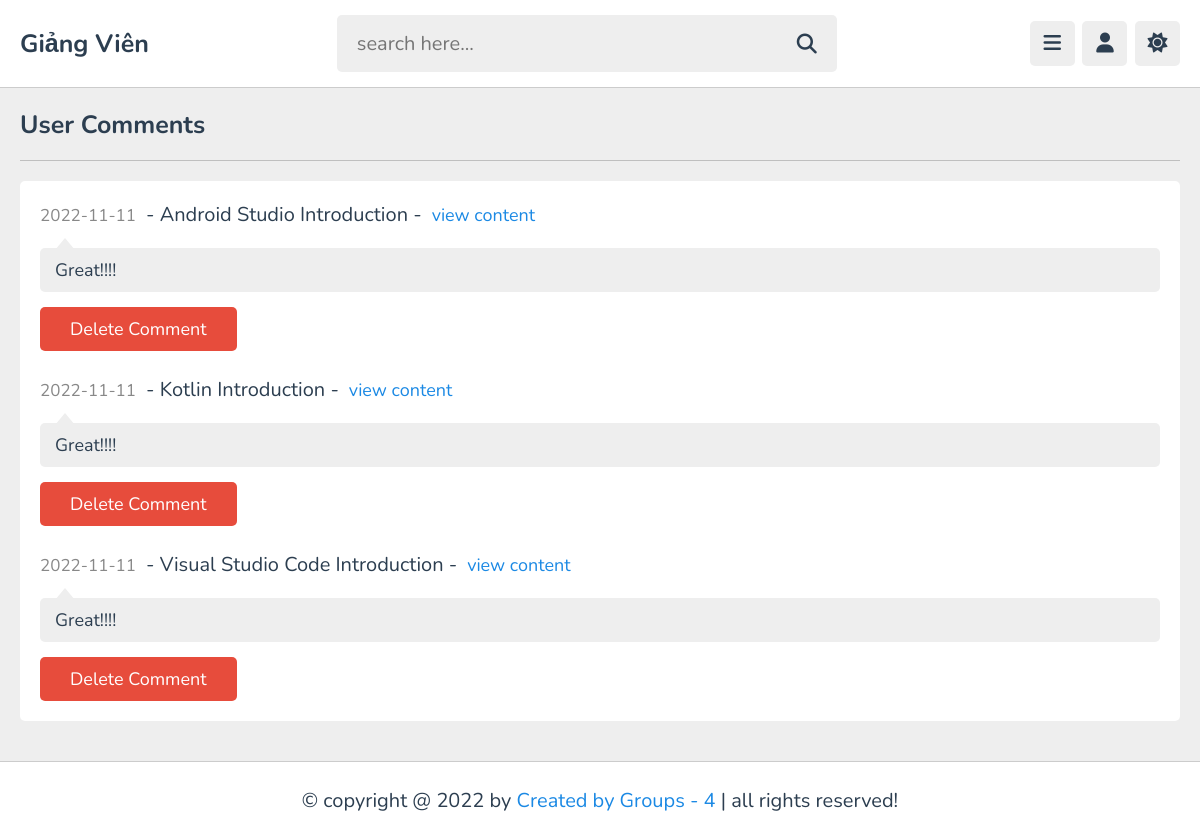
/admin/comments.php (signed in), run on the app's committed database.
### tables this page shows
CREATE TABLE `comments` (
  `id` varchar(20) NOT NULL,
  `content_id` varchar(20) NOT NULL,
  `user_id` varchar(20) NOT NULL,
  `tutor_id` varchar(20) NOT NULL,
  `comment` varchar(1000) NOT NULL,
  `date` date NOT NULL DEFAULT current_timestamp()
);

CREATE TABLE `content` (
  `id` varchar(20) NOT NULL,
  `tutor_id` varchar(20) NOT NULL,
  `playlist_id` varchar(20) NOT NULL,
  `title` varchar(100) NOT NULL,
  `description` varchar(1000) NOT NULL,
  `video` varchar(100) NOT NULL,
  `thumb` varchar(100) NOT NULL,
  `date` date NOT NULL DEFAULT current_timestamp(),
  `status` varchar(20) NOT NULL DEFAULT 'deactive'
);

### admin/comments.php (the view, shortened to what this page needs)
<?php
include '../components/connect.php';
if(isset($_COOKIE['tutor_id'])){
   $tutor_id = $_COOKIE['tutor_id'];
}else{
   $tutor_id = '';
   header('location:login.php');
}
?>
<!DOCTYPE html>
<html lang="en">
<head>
   <link rel="stylesheet" href="https://cdnjs.cloudflare.com/ajax/libs/font-awesome/6.2.0/css/all.min.css">
   <link rel="stylesheet" href="../css/admin_style.css">
</head>
<body>
<?php include '../components/admin_header.php'; ?>
<section class="comments">
   <h1 class="heading">User comments</h1>
   <div class="show-comments">
      <?php
         $select_comments = $conn->prepare("SELECT * FROM `comments` WHERE tutor_id = ?");
         $select_comments->execute([$tutor_id]);
         if($select_comments->rowCount() > 0){
            while($fetch_comment = $select_comments->fetch(PDO::FETCH_ASSOC)){
               $select_content = $conn->prepare("SELECT * FROM `content` WHERE id = ?");
               $select_content->execute([$fetch_comment['content_id']]);
               $fetch_content = $select_content->fetch(PDO::FETCH_ASSOC);
      ?>
      <div class="box" style="<?php if($fetch_comment['tutor_id'] == $tutor_id){echo 'order:-1;';} ?>">
         <div class="content"><span><?= $fetch_comment['date']; ?></span><p> - <?= $fetch_content['title']; ?> - </p><a href="view_content.php?get_id=<?= $fetch_content['id']; ?>">view content</a></div>
         <p class="text"><?= $fetch_comment['comment']; ?></p>
         <form action="" method="post">
            <button type="submit" name="delete_comment" class="inline-delete-btn" onclick="return confirm('delete this comment?');">delete comment</button>
         </form>
      </div>
      <?php
       }
      }else{
         echo '<p class="empty">no comments added yet!</p>';
      }
      ?>
      </div>
</section>
<?php include '../components/footer.php'; ?>
</body>
</html>

### css/admin_style.css (style rules this page uses)
:root { --main-color:#1b89e4; --red:#e74c3c; --oragen:#f39c12; --white:#fff; --black:#2c3e50; --light-color:#888; --light-bg:#eee; --border:.1rem solid rgba(0,0,0,.2); }
* { font-family: 'Nunito', sans-serif; margin: 0; padding: 0; box-sizing: border-box; outline: none; border: none; text-decoration: none; }
html { font-size: 62.5%; overflow-x: hidden; }
body { background-color: var(--light-bg); padding-left: 30rem; }
section { padding:2rem; max-width: 1200px; margin: 0 auto; }
.btn, .option-btn, .delete-btn, .inline-btn, .inline-option-btn, .inline-delete-btn { border-radius: .5rem; padding: 1rem 3rem; font-size: 1.8rem; color: #fff; margin-top: 1rem; text-transform: capitalize; cursor: pointer; text-align: center; }
.inline-btn, .inline-option-btn, .inline-delete-btn { display: inline-block; }
.delete-btn, .inline-delete-btn { background-color: var(--red); }
.heading { padding-bottom: 1.8rem; border-bottom: var(--border); font-size: 2.5rem; color: var(--black); text-transform: capitalize; margin-bottom: 2rem; }
.comments .show-comments { background-color: var(--white); border-radius: .5rem; padding: 2rem; display: grid; gap: 2.5rem; }
.comments .show-comments .content { margin-bottom: 2rem; }
.comments .show-comments .content p { font-size: 2rem; color: var(--black); padding: 0 1rem; display: inline-block; }
.comments .show-comments .content span { font-size: 1.7rem; color: var(--light-color); }
.comments .show-comments .content a { color: var(--main-color); font-size: 1.8rem; }
.comments .show-comments .text { border-radius: .5rem; background-color: var(--light-bg); padding: 1rem 1.5rem; color: var(--black); margin: .5rem 0; position: relative; z-index: 0; white-space: pre-line; font-size: 1.8rem; }
.comments .show-comments .text::before { content: ''; position: absolute; top: -1rem; left: 1.5rem; height: 1.2rem; width: 2rem; background-color: var(--light-bg); clip-path: polygon(50% 0%, 0% 100%, 100% 100%); }
@media (max-width:1200px) { body { padding-left: 0; } }

### data on the page
comments: date "2022-11-11", content.title "Android Studio Introduction", comment "Great!!!!"
comments: date "2022-11-11", content.title "Kotlin Introduction", comment "Great!!!!"
comments: date "2022-11-11", content.title "Visual Studio Code Introduction", comment "Great!!!!"
